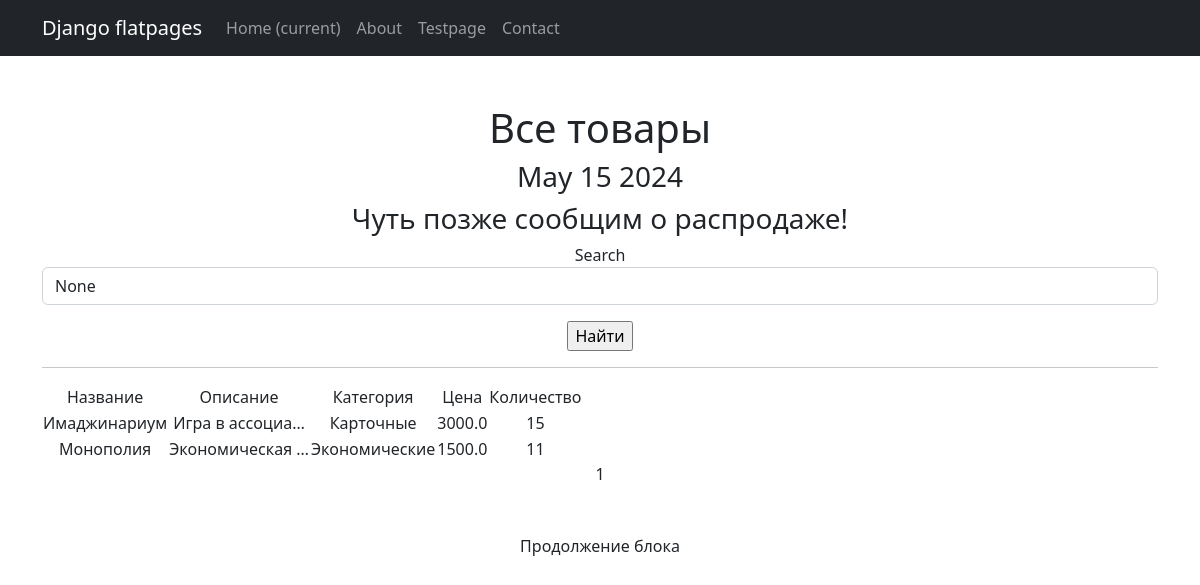
Before: /products/ with the older database file.
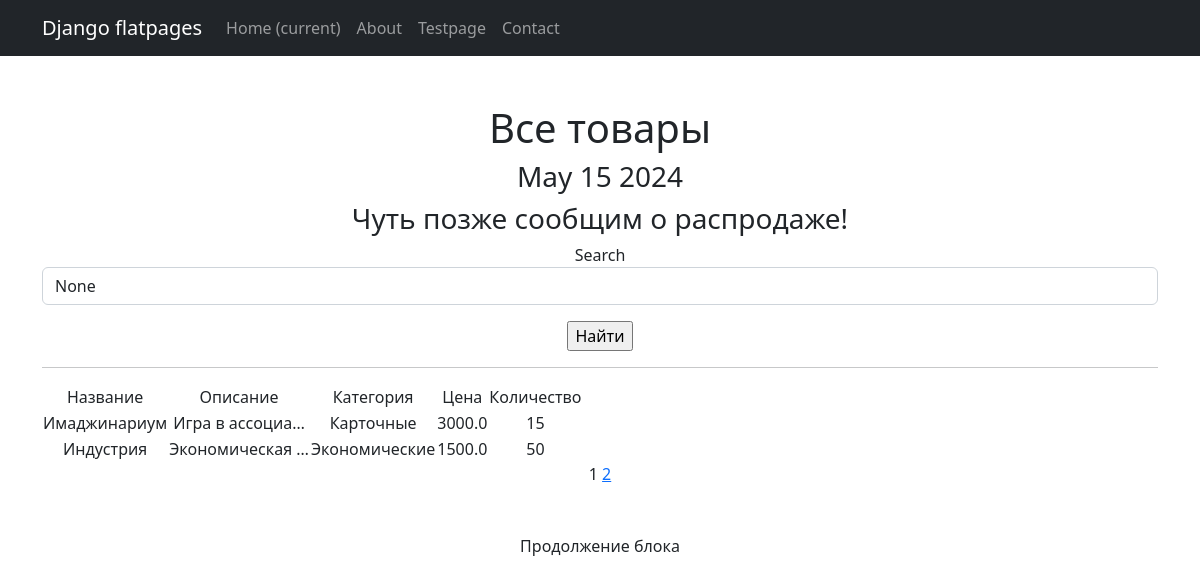
After: the same page with the newer database file.
### simpleapp/models.py (models this page shows, shortened)
class Product(models.Model):
    name = models.CharField(
        max_length=50,
        unique=True, # названия товаров не должны повторяться
    )
    description = models.TextField()
    quantity = models.IntegerField(
        validators=[MinValueValidator(0)],
    )
    category = models.ForeignKey(
        to='Category',
        on_delete=models.CASCADE,
        related_name='products', # все продукты в категории будут доступны через поле products
    )
    price = models.FloatField(
        validators=[MinValueValidator(0.0)],
    )

class Category(models.Model):
    name = models.CharField(max_length=100, unique=True)

### simpleapp/views.py (the view)
# urls.py: path('', ProductsList.as_view(), name = 'product_list'),
class ProductsList(ListView):
    model = Product
    ordering = 'name'
    template_name = 'products.html'
    context_object_name = 'products'
    paginate_by = 2
    def get_queryset(self):
       queryset = super().get_queryset()
       self.filterset = ProductFilter(self.request.GET, queryset)
       return self.filterset.qs
    def get_context_data(self, **kwargs):
        context = super().get_context_data(**kwargs)
        context['time_now'] = datetime.now()
        context['next_sale'] = None
        context['filterset'] = self.filterset
        return context

### simpleapp/templatetags/custom_tags.py (called while the page is built)
@register.simple_tag(takes_context=True)
def url_replace(context, **kwargs):
   d = context['request'].GET.copy()
   for k, v in kwargs.items():
       d[k] = v
   return d.urlencode()

### templates/products.html (shortened to what this page needs)
{% extends 'flatpages/default.html' %}
{% load custom_tags %}
{% block content %}
   <h1>Все товары</h1>
   <h3>{{ time_now|date:'M d Y' }}</h3>
   <h3> {{ next_sale|default_if_none:"Чуть позже сообщим о распродаже!" }} </h3>
   <form action="" method="get" >
    <label for="{{ filterset.form.name__icontains.id_for_label }}">Search</label>
    <input
        id="{{ filterset.form.name__icontains.id }}"
        name="{{ filterset.form.name__icontains.name }}"
        value="{{ filterset.form.name__icontains.value }}"
        class="form-control"
    >
    <input type="submit" class="mt-3 btn-primary" value="Найти" />
</form>
   <hr>
   {% if products %}
       <table>
           <tr>
               <td>Название</td>
               <td>Описание</td>
               <td>Категория</td>
               <td>Цена</td>
               <td>Количество</td>
           </tr>
        {% for product in products %}
        <tr>
             <td>{{ product.name }}</td>
            <td>{{ product.description|truncatechars:15 }}</td>
            <td>{{ product.category.name }}</td>
            <td>{{ product.price }}</td>
            <td>{{ product.quantity }}</td>
        </tr>
        {% endfor %}
    </table>
{% else %}
    <h2>Товаров нет!</h2>
    {% endif %}
   {{ page_obj.number }}
   {% if page_obj.has_next %}
       <a href="?{% url_replace page=page_obj.next_page_number %}">{{ page_obj.next_page_number }}</a>
   {% endif %}
<p class="mt-5">Продолжение блока</p>
{% endblock content %}

Changed rows visible on the page:
no longer on this page (row unchanged): Product: name "Монополия", description "Экономическая …", category.name "Экономические", price "1500.0", quantity "11"
added Product: name "Индустрия", description "Экономическая …", category.name "Экономические", price "1500.0", quantity "50"
Other visible differences:
{{ page_obj.next_page_number }}: (not shown) → "2"
